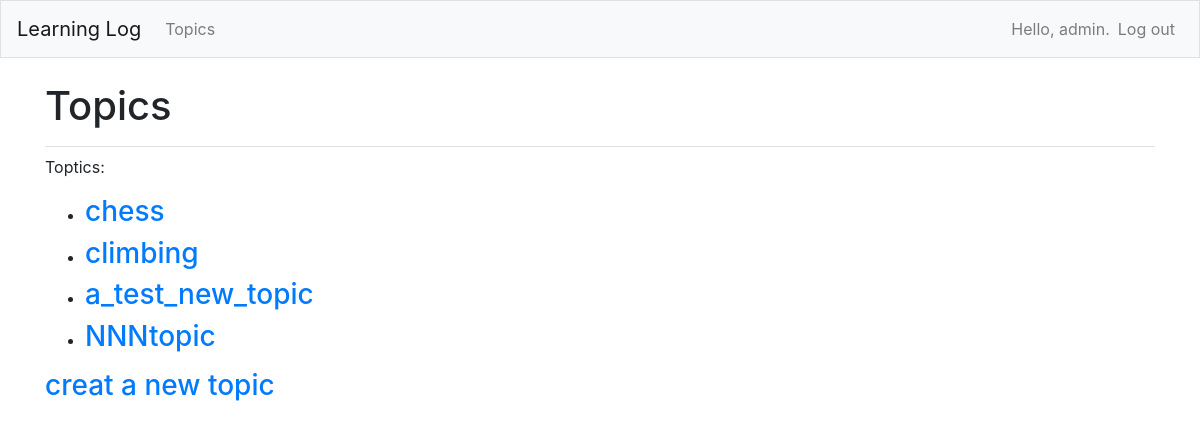
The app's page /tiktok/topics/ (signed in), older data.
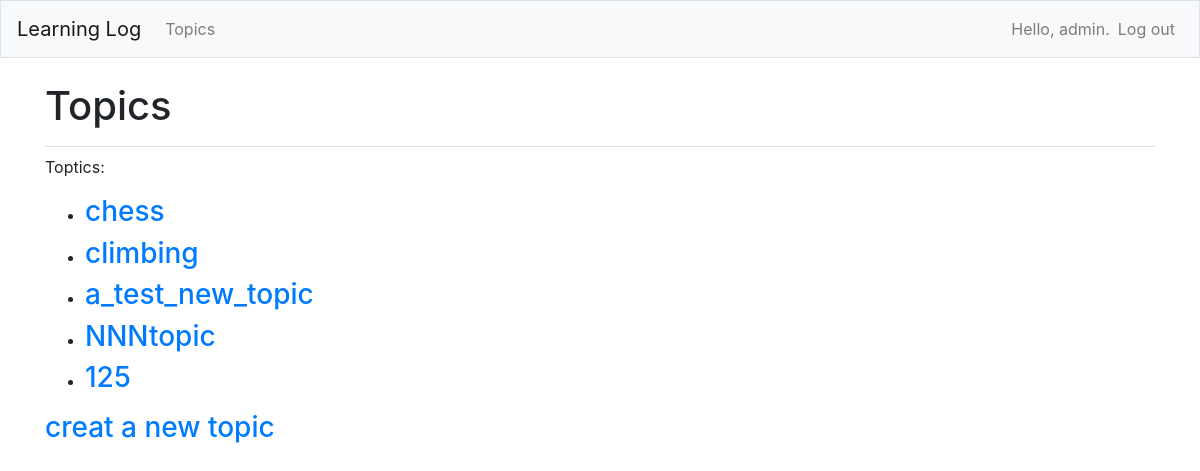
The same page, newer data.
### tiktok/models.py (models this page shows)
class Topic(models.Model):
    text=models.CharField(max_length=200)
    date_added=models.DateTimeField(auto_now_add=True)
    owner=models.ForeignKey(User,on_delete=models.CASCADE)
    def __str__(self):
        return self.text

### tiktok/views.py (the view)
# urls.py: path('topics/',views.topics,name='topics'),#显示所有主题
@login_required#已登录才放行
def topics(req):
    topics=Topic.objects.filter(owner=req.user).order_by('date_added')#过滤出指向该用户的topics
    context={'topics':topics}
    return render(req,'sub_tiktok/topics.html',context)

### tiktok/templates/sub_tiktok/topics.html
{%extends "sub_tiktok/base.html"%}
{% block page_header %}
  <h1>Topics</h1>
{% endblock page_header %}
{% block content%}
<p>Toptics:</p>
<ul>
    {%for topic in topics %}
      <li><h3>
        <a href="{%url 'tiktok:topic' topic.id%}">{{topic}}</a>
      </h3></li>
    {%empty%}
      <li><h3>3>no topics have been added yet.</h3></li>
    {%endfor%}
</ul>
<h3><a href="{%url 'tiktok:new_topic'%}">creat a new topic</a></h3>
{% endblock content%}

Row changes from the older to the newer data that the page shows:
added Topic: text "125"
